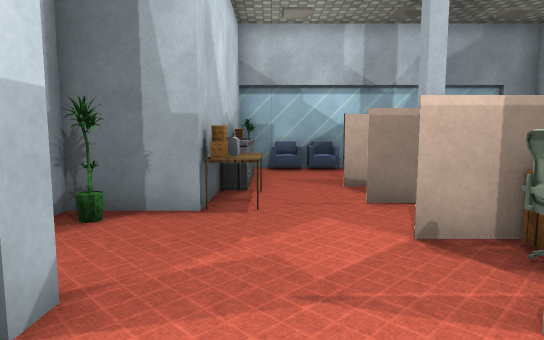
view 1 (above)

24 first-person views from a walk through a 3-D level made in the Unity game engine. The camera is 1.3 m above the floor, tilts 6° down and sees 75° across. The floor is counted in squares, 1 m on a side. Each view is taken from the middle of a square. On the plan, view 1 faces up. The plan holds only what a view shows up to about 15 squares ahead; the rest is blank. The place goes on beyond the plan. The player character is not drawn. Some animated figures are left out. Door leaves are left out, so doorways stand open. Some surface patterns are stand-ins.

view 2
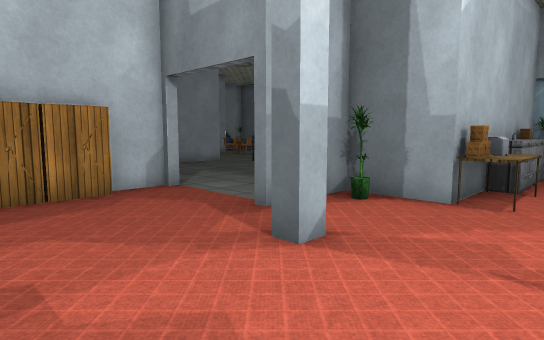

view 3
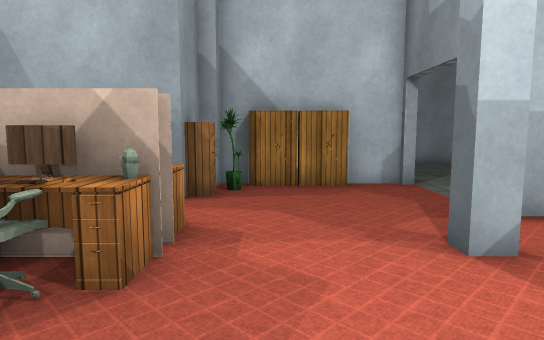

view 4
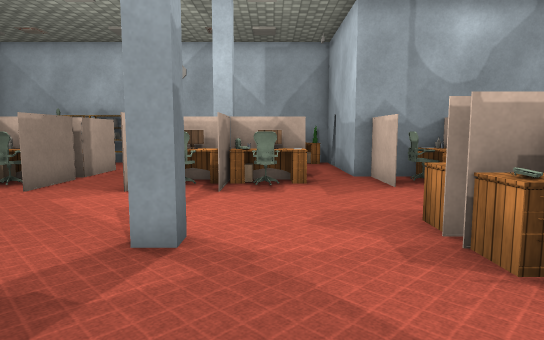

view 5
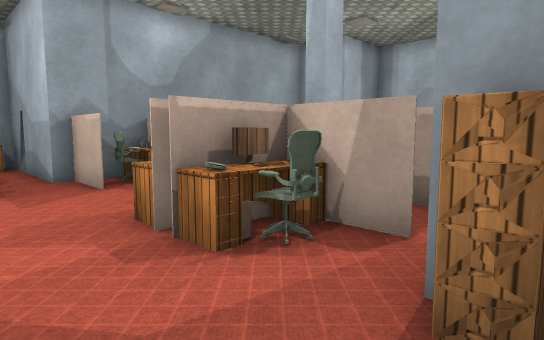

view 6
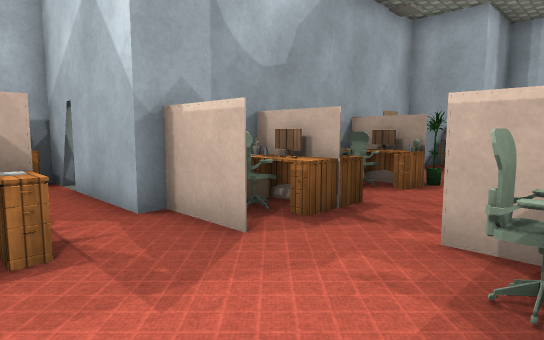

view 7
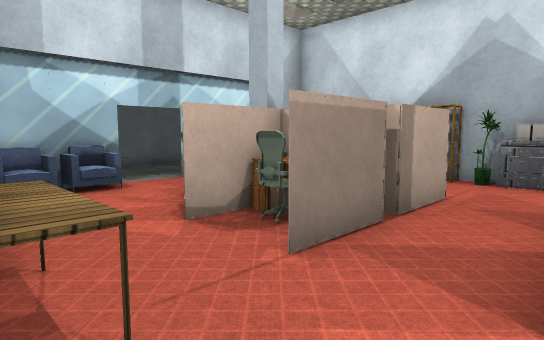

view 8
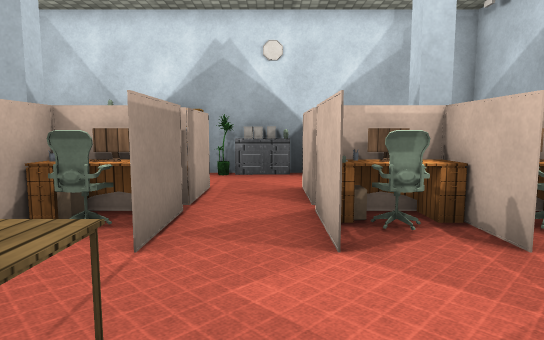

view 9
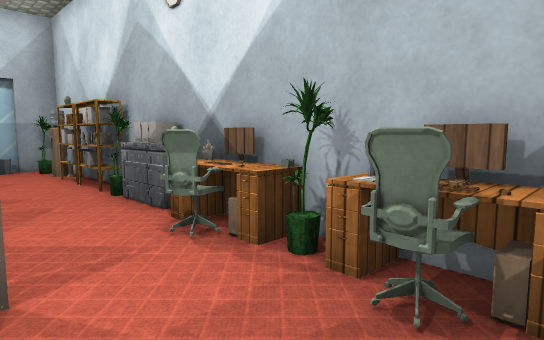

view 10
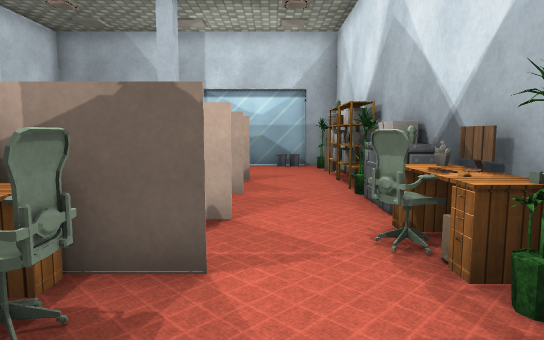

view 11
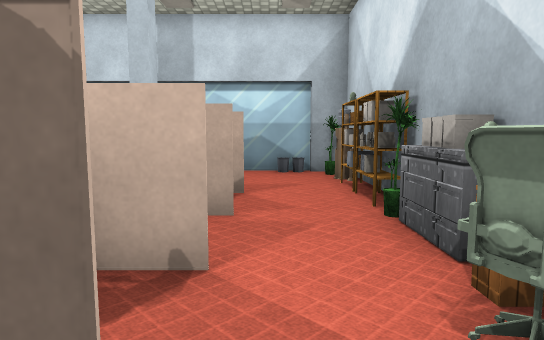

view 12
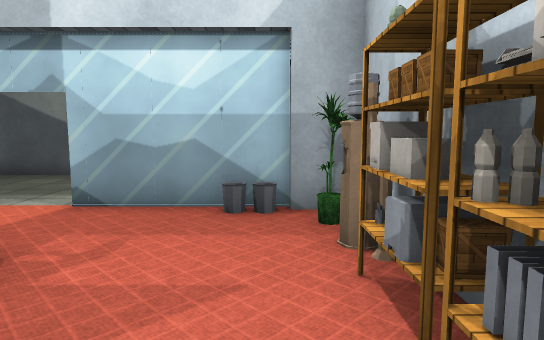

view 13
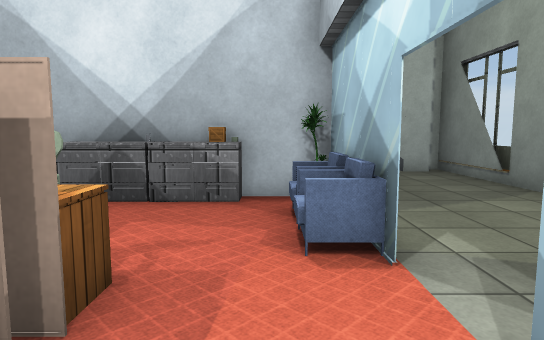

view 14
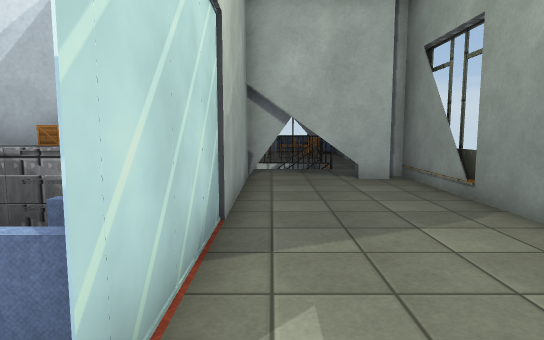

view 15
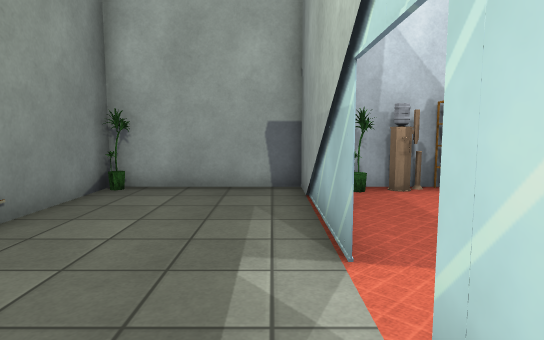

view 16
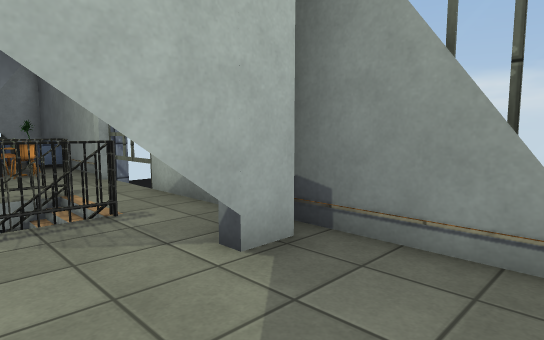

view 17
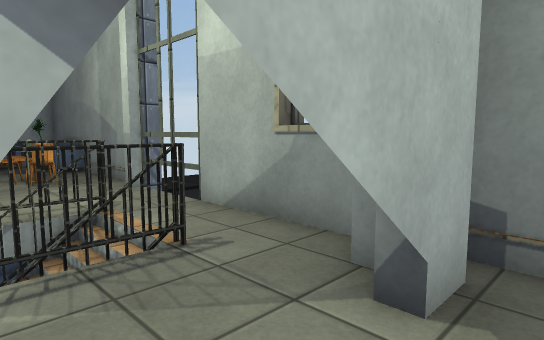

view 18
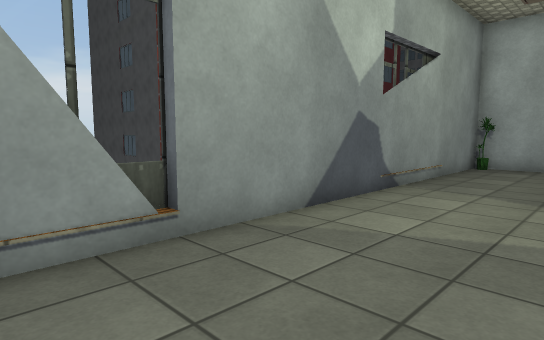

view 19
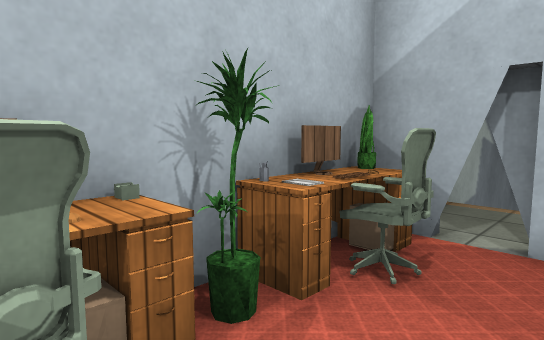

view 20
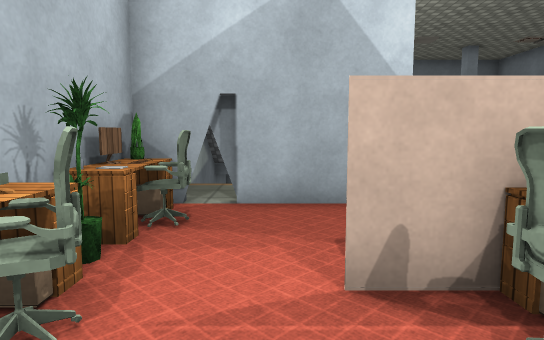

view 21
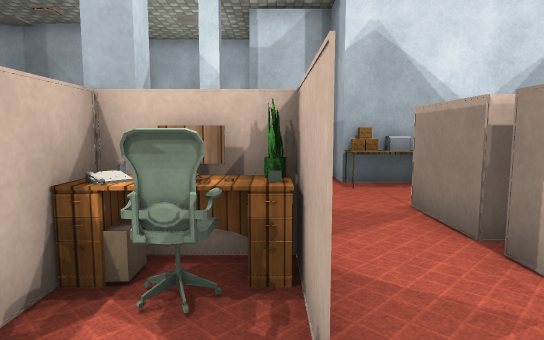

view 22
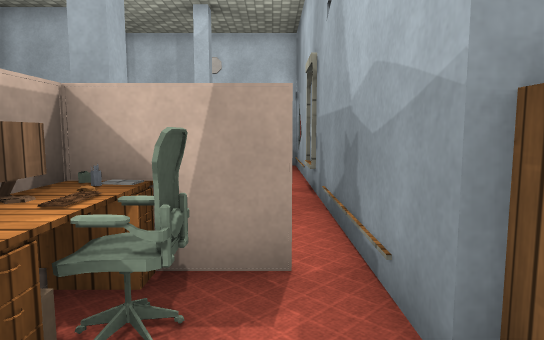

view 23
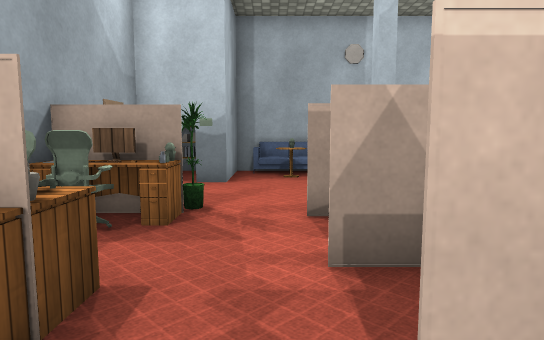

view 24
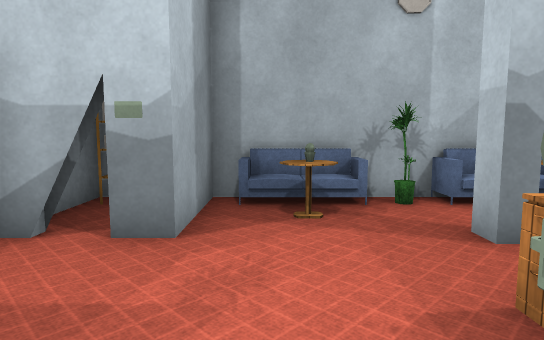

### Floor plan
Key: @ floor where view 1 was taken; # wall or solid block; x gap in a wall; . main floor; : floor 0.5 m higher than the main floor; / step, stairs or slope; D open door; = window, fence, low wall or low ledge; v drop or lower ground; O other object.
Columns run from 22 left of view 1 to 10 right of it. Each row starts with its distance up from view 1.
 18 #####DDD###########=############v
 17 #O..OOO........##...............#
 16   ::.OOO...#/#..D...............#
 15       OD...=/=..D...............#
 14              v..D...............#
 13               ..     #OOODD#####v
 12                      #OOO......O#
 11                      O...OO....##
 10                      O... # ...O#
  9                      O..#O# ...O#
  8            ...       #...#O #..O#
  7           .....      OO..O #...O#
  6           ......  ###OO.==.==..O#
  5            .......#O...........O#
  4               ..DDD.....#O###..O#
  3                #DDD......O###..O#
  2                #....#...#O# #..O#
  1                O.........O#O#..O#
  0                OO.....@..O#O..#O#
 -1                #O..OOO........DOv
 -2                v##.O#O#..#####D#
 -3                  #x## =..###  ..
 -4                  #.   #.OOO#  ..
 -5                  ##   DD.OO
 -6                  #.   DD..##    #
 -7                  #x   #..OO#    #
 -8                  #.  O...O #   ##
 -9                  #    ....     ##
-10                  #   ......
-11                  #  #....DD
-12                  #  ..OO#DD
-13                  #O .DOO# ##
-14                  #O##O#O#O##

Where each view was taken, in squares from view 1:
view 1: 0 up, 0 right, facing up
view 2: 1 down, 1 right, facing up-left
view 3: 0 up, 2 right, facing left
view 4: 1 up, 6 left, facing right
view 5: 1 up, 6 left, facing down-right
view 6: 1 up, 1 left, facing down-right
view 7: 4 up, 1 left, facing up-right
view 8: 5 up, 2 left, facing right
view 9: 1 down, 6 right, facing up-right
view 10: 1 down, 7 right, facing up
view 11: 1 up, 7 right, facing up
view 12: 7 up, 8 right, facing up
view 13: 12 up, 6 right, facing left
view 14: 14 up, 4 right, facing left
view 15: 14 up, 1 right, facing right
view 16: 14 up, 3 left, facing up-left
view 17: 14 up, 5 left, facing up-left
view 18: 14 up, 5 left, facing up-right
view 19: 3 up, 7 right, facing down-right
view 20: 5 up, 7 right, facing down
view 21: 4 up, 8 right, facing left
view 22: 0 up, 4 left, facing down
view 23: 2 down, 1 right, facing down
view 24: 7 down, 1 right, facing down
